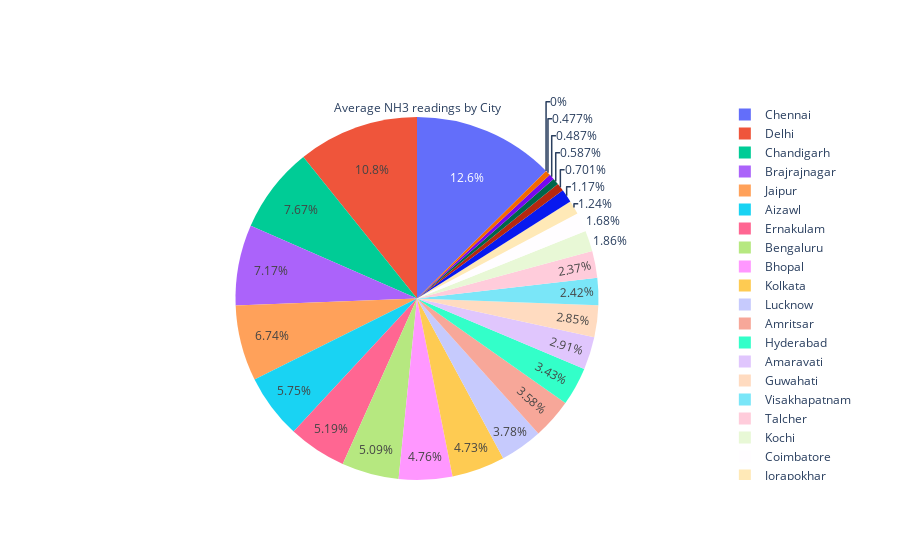

Write notebook code for a chart like this one.
### Code cell
# avg readings for NH3 across all cities (pie chart)
trace6=go.Pie(labels=avg_readings['City'], values=avg_readings['NH3'],
             title='Average NH3 readings by City')
fig=go.Figure(trace6)
fig.show()

### Figure 1 — Plotly figure (JSON) as saved in the notebook; plotly's stock layout.template omitted (floating-point values rounded to 4 significant figures)
{"data": [{"labels": ["Ahmedabad", "Aizawl", "Amaravati", "Amritsar", "Bengaluru", "Bhopal", "Brajrajnagar", "Chandigarh", "Chennai", "Coimbatore", "Delhi", "Ernakulam", "Gurugram", "Guwahati", "Hyderabad", "Jaipur", "Jorapokhar", "Kochi", "Kolkata", "Lucknow", "Mumbai", "Patna", "Shillong", "Talcher", "Thiruvananthapuram", "Visakhapatnam"], "title": {"text": "Average NH3 readings by City"}, "type": "pie", "values": [0, 22.31, 11.3, 13.88, 19.76, 18.48, 27.82, 29.76, 48.86, 6.529, 41.81, 20.13, 1.849, 11.05, 13.3, 26.16, 4.801, 7.223, 18.37, 14.67, 2.721, 1.889, 2.278, 9.199, 4.548, 9.378]}], "layout": {}}
